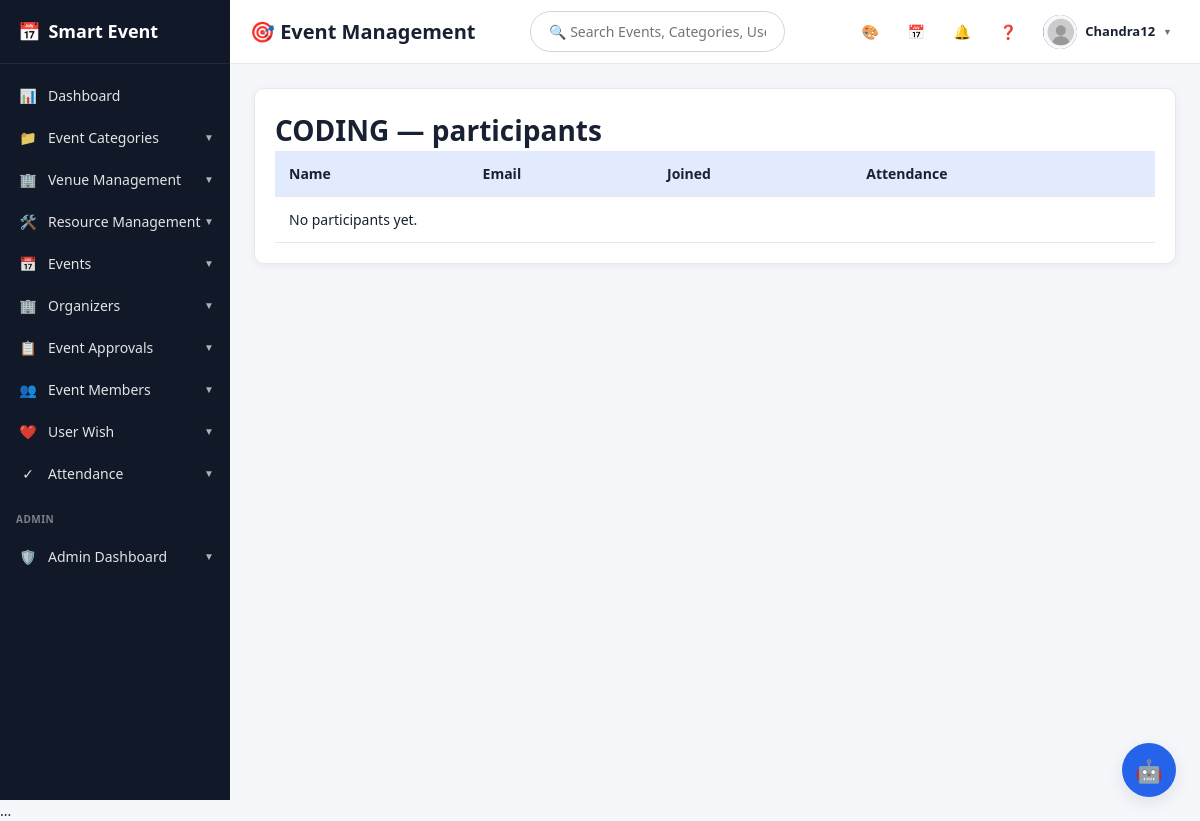
Before: /events/4/participants/ (signed in) with the older database file.
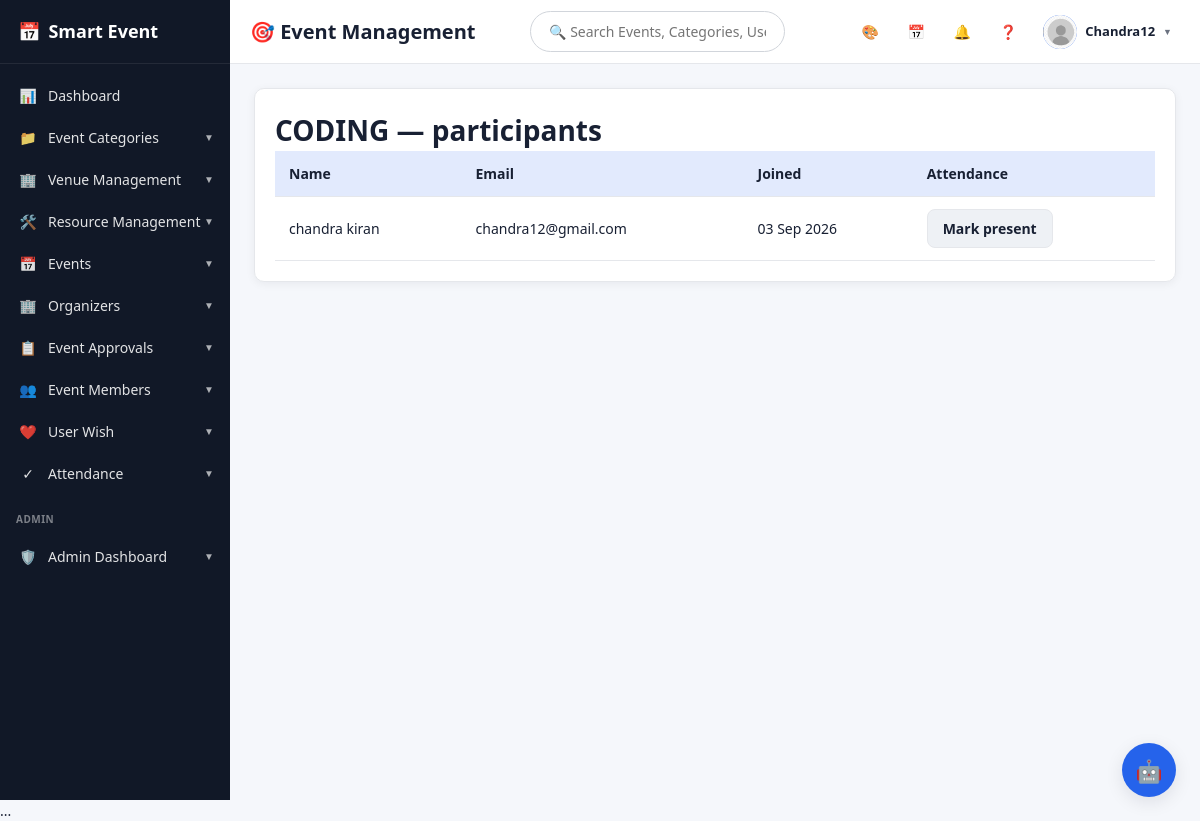
After: the same page with the newer database file.
### events/models.py (models this page shows, shortened)
class EventRegistration(models.Model):
    user = models.ForeignKey(
        User,
        on_delete=models.CASCADE,
        related_name='registrations'
    )
    event = models.ForeignKey(
        Event,
        on_delete=models.CASCADE,
        related_name='registrations'
    )
    joined_at = models.DateTimeField(
        auto_now_add=True
    )
    attended = models.BooleanField(default=False)
    attended_at = models.DateTimeField(null=True, blank=True)
    qr_code = models.ImageField(
    upload_to='qr_codes/',
    blank=True,
    null=True
)
    class Meta:
        constraints = [
            models.UniqueConstraint(
                fields=['user', 'event'],
                name='unique_user_event_registration'
            )
        ]

### accounts/models.py (models this page shows, shortened)
class UserProfile(models.Model):
    ROLE_CHOICES = [
        ('USER', 'User'),
        ('ORGANIZER', 'Organizer'),
    ]
    user = models.OneToOneField(User, on_delete=models.CASCADE, related_name='profile')
    role = models.CharField(max_length=12, choices=ROLE_CHOICES, default='USER')
    full_name = models.CharField(max_length=150, blank=True)
    phone_number = models.CharField(max_length=20, blank=True)
    organization = models.CharField(max_length=200, blank=True)
    bio = models.TextField(blank=True)
    profile_picture = models.ImageField(upload_to='profiles/', blank=True, null=True)

### events/views.py (the view)
@login_required
def event_participants(request, pk):
    event = get_object_or_404(
        Event,
        pk=pk
    )
    if not (
        is_admin(request.user)
        or (
            is_organizer(request.user)
            and event.owner_id == request.user.id
        )
    ):
        return HttpResponseForbidden(
            'You cannot view participants for this event.'
        )
    registrations = (
        event.registrations
        .select_related(
            'user',
            'user__profile'
        )
        .order_by(
            'user__username'
        )
    )
    attendance_filter = request.GET.get(
        'attendance'
    )
    if attendance_filter == 'present':
        registrations = registrations.filter(
            attended=True
        )
    elif attendance_filter == 'absent':
        registrations = registrations.filter(
            attended=False
        )
    context = {
        'event':
            event,
        'registrations':
            registrations,
        'attendance_filter':
            attendance_filter,
        'present_count':
            event.registrations.filter(
                attended=True
            ).count(),
        'absent_count':
            event.registrations.filter(
                attended=False
            ).count(),
        'total_participants':
            event.registrations.count(),
    }
    return render(
        request,
        'events/event_members.html',
        context
    )

### events/views.py (called while the page is built)
def is_admin(user):
    return user.is_authenticated and user.is_staff

### templates/events/event_members.html
{% extends 'base.html' %}{% block content %}<div class="card"><h1>{{ event.name }} — participants</h1><table><tr><th>Name</th><th>Email</th><th>Joined</th><th>Attendance</th></tr>{% for registration in registrations %}<tr><td>{{ registration.user.profile.full_name|default:registration.user.username }}</td><td>{{ registration.user.email }}</td><td>{{ registration.joined_at|date:'d M Y' }}</td><td><form method="post" action="{% url 'toggle_attendance' event.pk registration.pk %}">{% csrf_token %}<button class="btn {% if registration.attended %}success{% else %}secondary{% endif %}">{% if registration.attended %}Present{% else %}Mark present{% endif %}</button></form></td></tr>{% empty %}<tr><td colspan="4">No participants yet.</td></tr>{% endfor %}</table></div>{% endblock %}

Changed rows visible on the page:
added EventRegistration: user.profile.full_name "chandra kiran", user.email "chandra12@gmail.com", joined_at "03 Sep 2026", attended "Mark present"
Other visible differences:
text no longer shown: "No participants yet."
